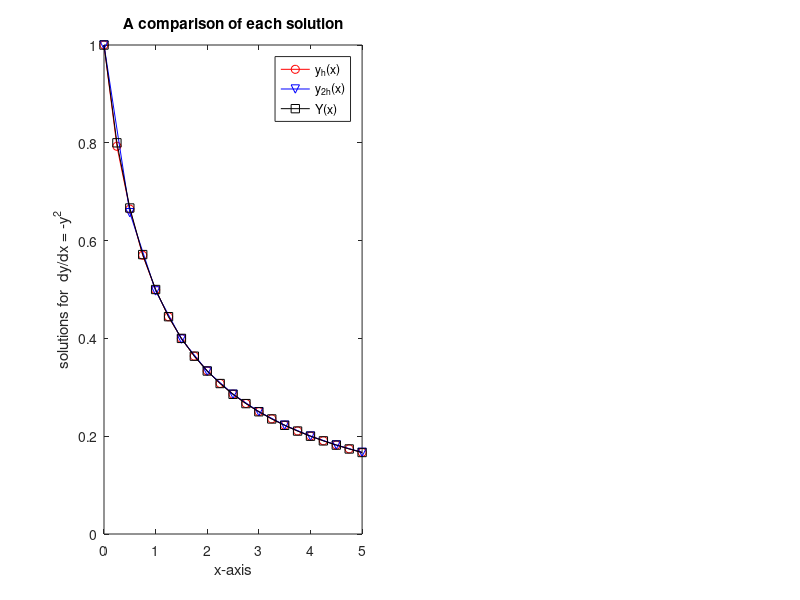

This figure's MATLAB source: (Note: this script raises an error after producing the figure.)
%% MATH7003-00: Assignment #3-(1), 2019310290 Sangman Jung _ revision 1.
clear,clc

% Initial parameters, initial conditions
h = [0.25 0.5]; % step size
y(1) = 1; % initial value of y
Y = @(x) 1./(1+x)'; % exact solution of y'

% Trapezoidal method iteration to solve y'=-y^2
% Using predictor-corrector method, we can obtain the scheme as follows.
for h_iter = 1:2 % the loop of h and 2h
    x = 0:h(h_iter):5; % apply a different step size
    y = ones(size(x)); % reset the computed results of h=0.25 before
    y(2) = y(1)-h(h_iter)*y(1)^2; % define the term for midpoint, using Euler's method
    y_p(1)=y(1)-2*h(h_iter)*y(2)^2; % initial guess of y_p (midpoint method)
    for j =1:length(x)-1 % Trapezoidal method loop
        y_p(j+1)=y(j)-h(h_iter)*(y(j)^2+y_p(j)^2)/2; % predictor
        y(j+1)=y(j)-h(h_iter)*(y(j)^2+y_p(j+1)^2)/2; % corrector (In this code, numerical sol. of y')
    end
    fval(h_iter) = {y'}; % save the values of y have different size for y_h and y_2h
    xval(h_iter) = {x'}; % save the values of x have different size for y_h and y_2h
end

% Print out setting
x_h = cell2mat(xval(1)); % for the case of h = 0.25
x_2h = cell2mat(xval(2)); % for the case of h = 0.5
y_h = cell2mat(fval(1)); % numerical y for h = 0.25
y_2h = cell2mat(fval(2)); % numerical y for h = 0.5
y_ht = y_h(5:4:end);
y_2ht = y_2h(3:2:end);
t = 1:5;

% Print the Table 6.8
fprintf("Table 6.8  Trapezoidal method and Richardson error estimation\n");
fprintf("--------------------------------------------------------------------------------------------------------------------\n");
fprintf("|   x   |   y_{2h)(x)   |   Y(x) - y_{2h}(x)   |   y_{h}(x)   |   Y(x) - y_{h}(x)   |   [y_{h}(x) - y_{2h}(x)]/3   |\n");
fprintf("--------------------------------------------------------------------------------------------------------------------\n");
for i = 1:length(t)
    fprintf('   %1.1f      %1.6f           %1.6f            %1.6f           %1.6f                  %1.6f\n',...
        abs([t(i) y_2ht(i) Y(t(i))-y_2ht(i) y_ht(i) Y(t(i))-y_ht(i) (y_ht(i)-y_2ht(i))/3]));
end
fprintf("--------------------------------------------------------------------------------------------------------------------\n");

%% Graphs for the results
subplot(1,2,1);
plot(x_h,y_h,'-or',x_2h,y_2h,'-vb',x_h,1./(1+(0:0.25:5)),'-sk');
xlim([0 5]);
xlabel('x-axis');
ylabel('solutions for  {dy/dx = -y^2}');
legend('y_h(x)','y_{2h}(x)','Y(x)');
title('A comparison of each solution');
tt = get(gca,'title');
tt.FontWeight = 'bold';

for h_iter = 1:2 % the loop of h and 2h
    x = 0:h(h_iter):31; % apply a different step size
    y = ones(size(x)); % reset the computed results of h=0.25 before
    y(2) = y(1)-h(h_iter)*y(1)^2; % define the term for midpoint, using Euler's method
    y_p(1)=y(1)-2*h(h_iter)*y(2)^2; % initial guess of y_p (midpoint method)
    for j =1:length(x)-1 % Trapezoidal method loop
        y_p(j+1)=y(j)-h(h_iter)*(y(j)^2+y_p(j)^2)/2; % predictor
        y(j+1)=y(j)-h(h_iter)*(y(j)^2+y_p(j+1)^2)/2; % corrector (In this code, numerical sol. of y')
    end
    fval(h_iter) = {y'}; % save the values of y have different size for y_h and y_2h
    xval(h_iter) = {x'}; % save the values of x have different size for y_h and y_2h
end

% Print out setting
x_h = cell2mat(xval(1)); % for the case of h = 0.25
x_2h = cell2mat(xval(2)); % for the case of h = 0.5
y_h = cell2mat(fval(1)); % numerical y for h = 0.25
y_2h = cell2mat(fval(2)); % numerical y for h = 0.5
y_ht = y_h(5:4:end);
y_2ht = y_2h(3:2:end);
t = 1:31;

% Graphs
subplot(1,2,2);
plot(t,Y(t)-y_ht,'-ro',t,(y_ht-y_2ht)/3,'-bo',t,(Y(t)-y_ht)-(y_ht-y_2ht)/3,'-ko');
xlim([1 31]);
ylim([-0.00055 0.00095])
xticks(1:5:31);
xticklabels({'1','5','10','15','20','25','30'});
xlabel('x-axis')
ylabel('Error estimations')
legend('True error','Richardson error','True - Richardson');
title('A comparison of errors');
tt = get(gca,'title');
tt.FontWeight = 'bold';